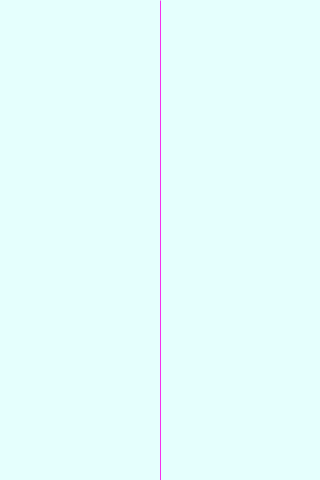
Frame 1 (no input)
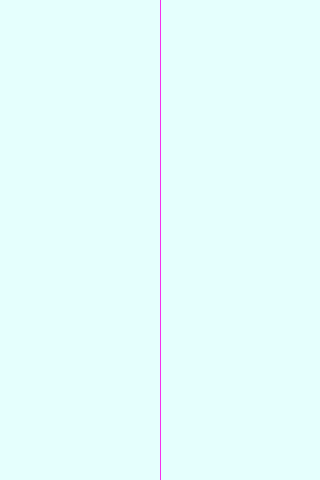
Frame 60 (the mouse pressed at the canvas centre just before this capture)
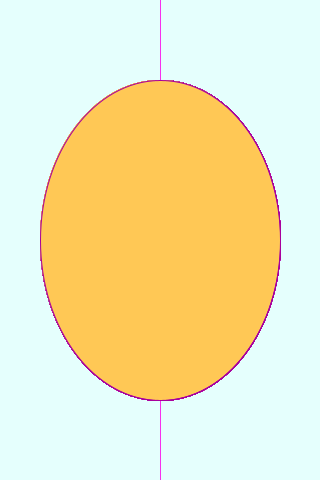
Frame 120 (the mouse held since frame 60 and released just before this capture)

The Processing sketch that drew these frames (run headless with seeded random() and noise(); from frame 60 on, the mouse is pressed at the canvas centre):

// Processing sketch: processing_110958
// ── processing_110958.pde

void setup()
{
  size (320, 480);
  background(229, 255, 253); 
 

}

void draw()
{
  float lineColor = abs(mouseX * .5 - pmouseX);
  stroke(247-lineColor,47-lineColor,237-lineColor);
  fill(255, 200, 85);
  ellipse(160, 240, pmouseY, height-mouseX);
}
void mousePressed()
{
  fill (229, 255, 253);
ellipse(160, 240, pmouseY, height-mouseX);
}
